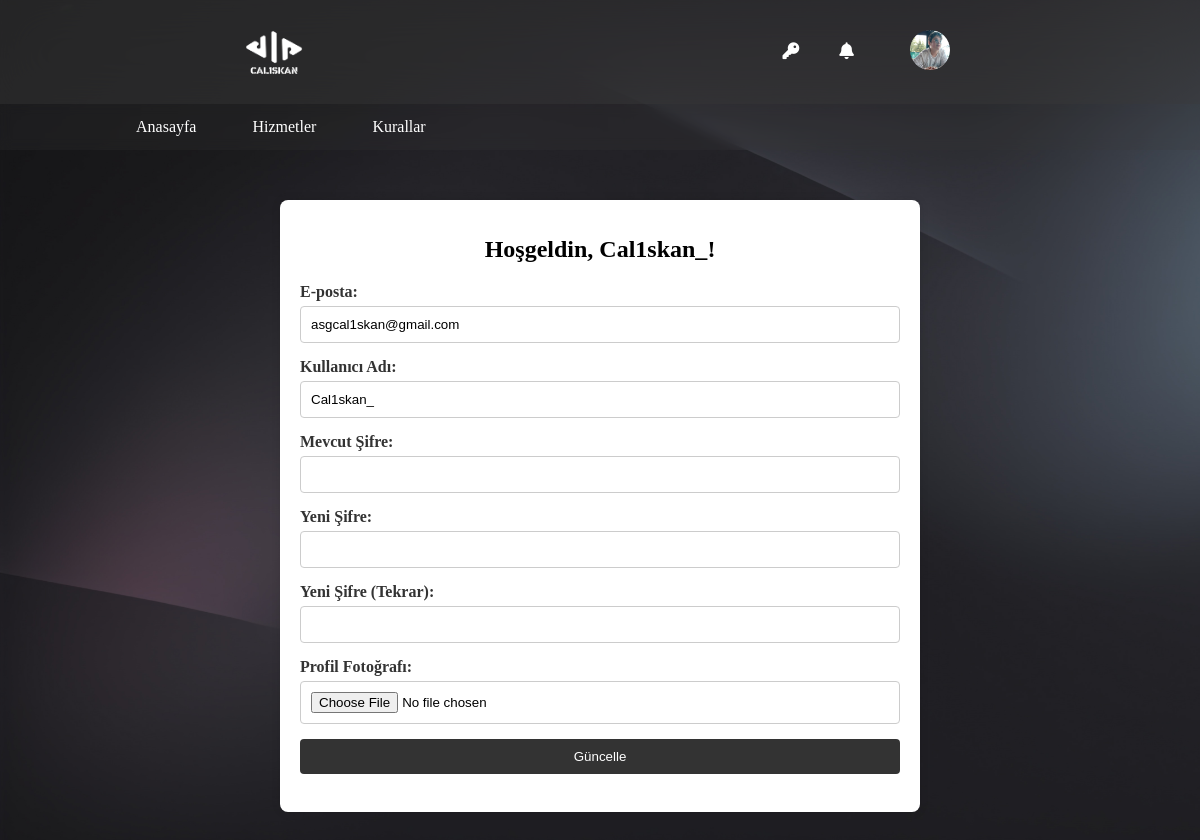
Page /Php/profile.php (signed in) on the committed database.
### tables this page shows
CREATE TABLE `users` (
  `id` int(11) NOT NULL,
  `email` varchar(100) NOT NULL,
  `username` varchar(50) NOT NULL,
  `password` varchar(255) NOT NULL,
  `profile_picture` varchar(255) DEFAULT NULL,
  `registration_date` timestamp NOT NULL DEFAULT current_timestamp()
);

### Php/profile.php (the view, shortened to what this page needs)
<?php
$servername = "localhost";
$username = "root";
$password = "";
$dbname = "caliskan";
$conn = new mysqli($servername, $username, $password, $dbname);
$userEmail = $_SESSION['user'] ?? $_COOKIE['user'] ?? '';
$currentUser = null;
$sql = "SELECT * FROM users WHERE email='$userEmail'";
$result = $conn->query($sql);
if ($result->num_rows > 0) {
    $currentUser = $result->fetch_assoc();
    $username = $currentUser['username'];
    $profilePicture = $currentUser['profile_picture'];
}
?>
<!DOCTYPE html>
<html>
<head>
  <link rel="stylesheet" href="../Css/profile.css">
</head>
<body>
<?php include 'login-header.php'; ?>
  <div class="wrapper">
    <h1>Hoşgeldin, <?php echo htmlspecialchars($username); ?>!</h1>
    <form action="" method="post" enctype="multipart/form-data">
      <label for="email">E-posta:</label>
      <input type="email" name="email" value="<?php echo htmlspecialchars($currentUser['email']); ?>" required>
      <label for="username">Kullanıcı Adı:</label>
      <input type="text" name="username" value="<?php echo htmlspecialchars($currentUser['username']); ?>" required>
      <label for="current_password">Mevcut Şifre:</label>
      <input type="password" name="current_password">
      <label for="new_password">Yeni Şifre:</label>
      <input type="password" name="new_password">
      <label for="confirm_password">Yeni Şifre (Tekrar):</label>
      <input type="password" name="confirm_password">
      <label for="profile_picture">Profil Fotoğrafı:</label>
      <input type="file" name="profile_picture">
      <button type="submit">Güncelle</button>
    </form>
    <a href="index.php">Anasayfaya Dön</a>
  </div>
</body>
</html>

### Php/login-header.php (shortened to what this page needs)
<?php
$loggedIn = isset($_SESSION['user']);
?>
<!DOCTYPE html>
<html>
<head>
  <link rel="stylesheet" href="../Css/style.css">
  <link rel="stylesheet" href="https://cdnjs.cloudflare.com/ajax/libs/remixicon/3.5.0/remixicon.min.css">
</head>
<body>
<div class="header">
    <div class="header-ust">
      <div class="logo">
        <img src="../assets/White.png" alt="" width="80vw" height="80vw">
      </div>
      <div class="header-ust-sag">
        <ul>
          <li><a href=""><i class="fa-solid fa-key"></i></a></li>
          <li class="dropdown">
            <a href="#" class="dropbtn"><i class="fa-solid fa-bell"></i></a>
          </li>
          <li class="dropdown">
            <a href="#" class="dropbtn">
              <?php if ($loggedIn && !empty($profilePicture)): ?>
                <img src="<?php echo htmlspecialchars($profilePicture); ?>" alt="Profil Fotoğrafı" style="width: 40px; height: 40px; border-radius: 50%;">
              <?php else: ?>
                <i class="fa-solid fa-user-secret"></i>
              <?php endif; ?>
            </a>
          </li>
        </ul>
      </div>
    </div>
    <div class="header-alt">
      <ul>
        <li><a href="index.php">Anasayfa</a></li>
        <li class="dropdown">
          <a href="#" class="dropbtn">Hizmetler</a>
        </li>
        <li><a href="#">Kurallar</a></li>
      </ul>
    </div>
  </div>
</body>
</html>

### Css/profile.css (style rules this page uses)
.wrapper { max-width: 600px; margin: 50px auto; background: #fff; padding: 20px; box-shadow: 0 0 10px rgba(0,0,0,0.1); border-radius: 8px; }
h1 { font-size: 24px; text-align: center; margin-bottom: 20px; }
form { display: flex; flex-direction: column; }
form label { margin-bottom: 5px; color: #333; font-weight: bold; }
form input[type="email"], form input[type="text"], form input[type="password"], form input[type="file"] { padding: 10px; margin-bottom: 15px; border: 1px solid #ccc; border-radius: 4px; width: 100%; box-sizing: border-box; }
form button { padding: 10px; background-color: #333; color: #fff; border: none; border-radius: 4px; cursor: pointer; }
a { display: block; text-align: center; color: #333; text-decoration: none; }

### Css/style.css (style rules this page uses)
body { margin: 0; padding: 0; background-image: url('../assets/Background.jpg'); background-size: cover; background-repeat: no-repeat; }
a { text-decoration: none; color: #ffffff; }
i { color: #fff; }
li { list-style: none; }
.header { display: flex; flex-direction: column; }
.header-ust { display: flex; justify-content: space-around; backdrop-filter: blur(2vw); background: #3d3d3d7c; align-items: center; z-index: 9999; }
.header-ust-sag ul { display: flex; justify-content: center; gap: 2vw; padding: 0; align-items: center; }
.header-ust-sag ul li i { font-size: 1.4vw; }
.header-alt { padding-left: 10vw; backdrop-filter: blur(0.5vw); background: #3d3d3d34; z-index: 0; }
.header-alt ul { list-style-type: none; margin: 0; padding: 0; overflow: hidden; display: flex; gap: 2vw; }
.header-alt ul li { float: left; }
.header-alt ul li a, .dropbtn { display: inline-block; text-align: center; padding: 14px 16px; text-decoration: none; }
.dropdown { display: inline-block; }

### rows in the picture
users: profile_picture (picture), username "Cal1skan_", email "asgcal1skan@gmail.com"
